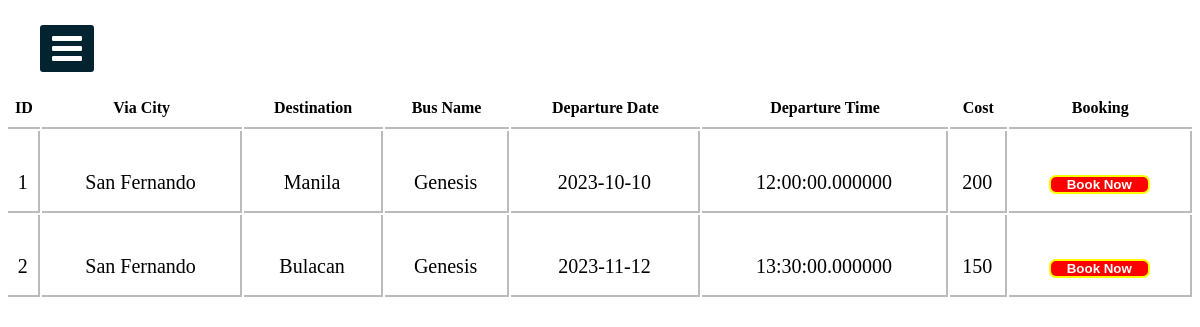
Page /viewBus.php (signed in) on the committed database.
### tables this page shows
CREATE TABLE `route` (
  `id` int(11) NOT NULL,
  `via_city` varchar(255) NOT NULL,
  `destination` varchar(255) NOT NULL,
  `bus_name` varchar(255) NOT NULL,
  `departure_date` date NOT NULL,
  `departure_time` time(6) NOT NULL,
  `cost` varchar(255) NOT NULL
);

### viewBus.php (the view, shortened to what this page needs)
<?php include("connection.php")?>
<!DOCTYPE html>
<html>
<head>
  <link rel="stylesheet" href="https://cdnjs.cloudflare.com/ajax/libs/font-awesome/4.7.0/css/font-awesome.min.css">
<link rel="stylesheet" href="cssfile/sidebar.css">
</head>
<body>
  <label for="check">
<i class="fa fa-bars" id="btn"></i>
  </label>
<div class="sidebar2">
    <h1 class="adminTopic">Booking Your Ticket...</h1>
<?php
    $sqlget="SELECT * FROM route";
    $sqldata=mysqli_query($conn,$sqlget) or die('error getting');
    echo "<table>";
    echo "<tr>
      <th>ID</th>
    <th>Via City</th>
    <th>Destination</th>
    <th>Bus Name</th>
    <th>Departure Date</th>
    <th>Departure Time</th>
    <th>Cost</th>
    <th>Booking</th>
       </tr>";
       while ($row=mysqli_fetch_array($sqldata,MYSQLI_ASSOC))
       {
        echo "<tr><td>";
        echo $row['id'];
        echo "</td><td>";
        echo $row['via_city'];
        echo "</td><td>";
        echo $row['destination'];
        echo "</td><td>";
        echo $row['bus_name'];
        echo "</td><td>";
        echo $row['departure_date'];
        echo "</td><td>";
        echo $row['departure_time'];
        echo "</td><td>";
        echo $row['cost'];
        echo "</td>";
        ?>
        <td>
        <button style="border:2px solid yellow; border-radius:7px; background-color:red;color:white;">
          <a href="AddBooking.php?id=<?php echo $row['id'];?>">
          Book Now
          </a>
        </button>
        </td></tr>
<?php
       }
       echo "</table>";
?>
</div>
</body>
</html>

### cssfile/sidebar.css (style rules this page uses)
* { margin: 0; padding: 0; list-style: none; text-decoration: none; }
label #btn, label #cancle { position: absolute; cursor: pointer; background: #042331; color: #fff; border-radius: 3px; }
label #btn { left: 40px; top: 25px; font-size: 35px; color: #fff; padding: 6px 12px; transition: all 0.5s; }

### viewBus.php (style rules this page uses)
body { background-image: url("image/1.jpg"); background-position: center; background-size: cover; height: 700px; background-repeat: no-repeat; background-attachment: fixed; }
.adminTopic { text-align: center; color: #fff; }
table { width:99%; border-collapse: separate !important; margin:auto; text-align:center; margin-top:50px; background-color: rgb(255, 255, 255); border-radius: 10px 10px 0px 0px; }
table th { border-bottom:2px solid rgb(187, 187, 187); padding:10px 0px 10px 0px; font-family: "balsamiq_sansitalic" !important; }
table tr td { border-right: 2px solid rgb(187, 187, 187); height: 58px; padding: 22px 0px 0px 0px; font-family: "monospace;" !important; border-bottom: 2px solid rgb(187, 187, 187); font-size: 20px; }
table tr td a { color: white; border-radius: 5px; padding: 6px; text-decoration: none; margin: 10px; font-weight: 700; }
button { padding: 5px 5px 5px 5x; }

### rows in the picture
route: id "1", via_city "San Fernando", destination "Manila", bus_name "Genesis", departure_date "2023-10-10", departure_time "12:00:00.000000", cost "200"
route: id "2", via_city "San Fernando", destination "Bulacan", bus_name "Genesis", departure_date "2023-11-12", departure_time "13:30:00.000000", cost "150"
